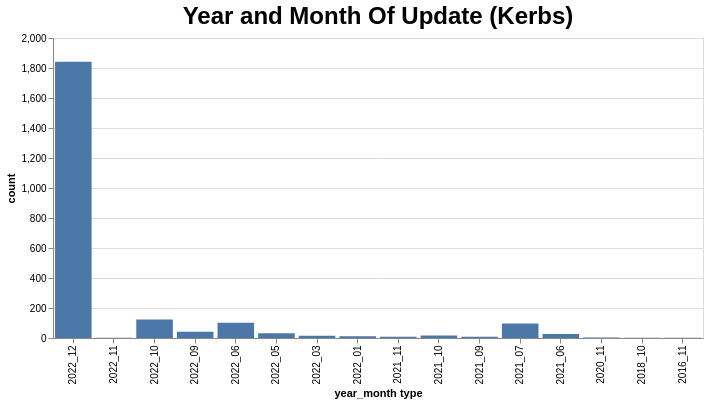

The Vega-Lite source for this figure:
### Vega-Lite specification from a JSON file in a GitHub repository (floating-point values rounded to 4 significant figures)
{"config": {"view": {"continuousWidth": 300, "continuousHeight": 300}, "title": {"fontSize": 24}}, "data": {"values": [{"year_month type": "2022_12", "count": 1842, "percent": "79.02%"}, {"year_month type": "2022_10", "count": 124, "percent": "5.32%"}, {"year_month type": "2022_06", "count": 102, "percent": "4.38%"}, {"year_month type": "2021_07", "count": 97, "percent": "4.16%"}, {"year_month type": "2022_09", "count": 42, "percent": "1.8%"}, {"year_month type": "2022_05", "count": 32, "percent": "1.37%"}, {"year_month type": "2021_06", "count": 26, "percent": "1.12%"}, {"year_month type": "2021_10", "count": 17, "percent": "0.73%"}, {"year_month type": "2022_03", "count": 15, "percent": "0.64%"}, {"year_month type": "2022_01", "count": 11, "percent": "0.47%"}, {"year_month type": "2021_09", "count": 9, "percent": "0.39%"}, {"year_month type": "2021_11", "count": 8, "percent": "0.34%"}, {"year_month type": "2020_11", "count": 3, "percent": "0.13%"}, {"year_month type": "2016_11", "count": 1, "percent": "0.04%"}, {"year_month type": "2018_10", "count": 1, "percent": "0.04%"}, {"year_month type": "2022_11", "count": 1, "percent": "0.04%"}]}, "mark": {"type": "bar"}, "encoding": {"tooltip": [{"field": "percent", "type": "nominal"}], "x": {"field": "year_month type", "sort": "-x", "type": "nominal"}, "y": {"field": "count", "type": "quantitative"}}, "height": 300, "params": [{"name": "param_16", "select": {"type": "interval", "encodings": ["x", "y"]}, "bind": "scales"}], "title": "Year and Month Of Update (Kerbs)", "width": 650, "$schema": "https://vega.github.io/schema/vega-lite/v5.json", "datasets": {"data-9a24462f5d3deb2fc5793fccd075361b": [{"year_month type": "2022_12", "count": 1842, "percent": "79.02%"}, {"year_month type": "2022_10", "count": 124, "percent": "5.32%"}, {"year_month type": "2022_06", "count": 102, "percent": "4.38%"}, {"year_month type": "2021_07", "count": 97, "percent": "4.16%"}, {"year_month type": "2022_09", "count": 42, "percent": "1.8%"}, {"year_month type": "2022_05", "count": 32, "percent": "1.37%"}, {"year_month type": "2021_06", "count": 26, "percent": "1.12%"}, {"year_month type": "2021_10", "count": 17, "percent": "0.73%"}, {"year_month type": "2022_03", "count": 15, "percent": "0.64%"}, {"year_month type": "2022_01", "count": 11, "percent": "0.47%"}, {"year_month type": "2021_09", "count": 9, "percent": "0.39%"}, {"year_month type": "2021_11", "count": 8, "percent": "0.34%"}, {"year_month type": "2020_11", "count": 3, "percent": "0.13%"}, {"year_month type": "2016_11", "count": 1, "percent": "0.04%"}, {"year_month type": "2018_10", "count": 1, "percent": "0.04%"}, {"year_month type": "2022_11", "count": 1, "percent": "0.04%"}]}}
